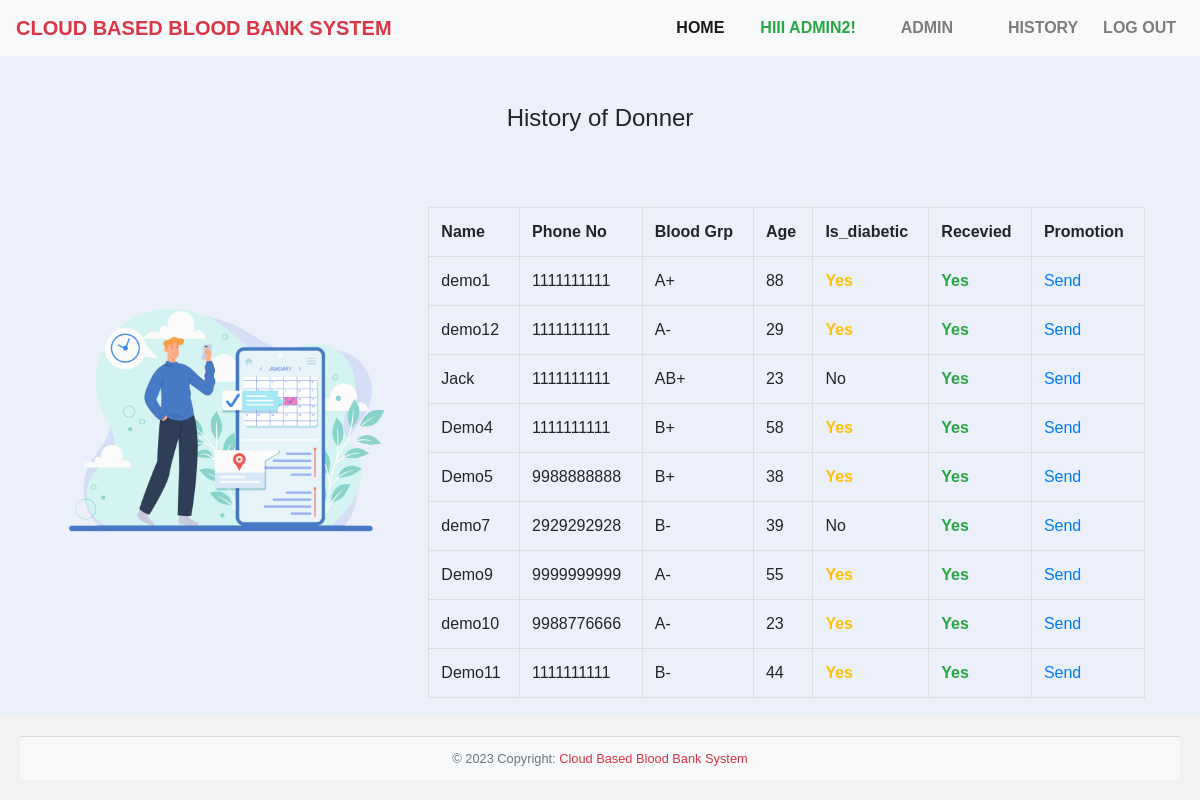
The app's page /BankAdminPageHistory (signed in), older data.
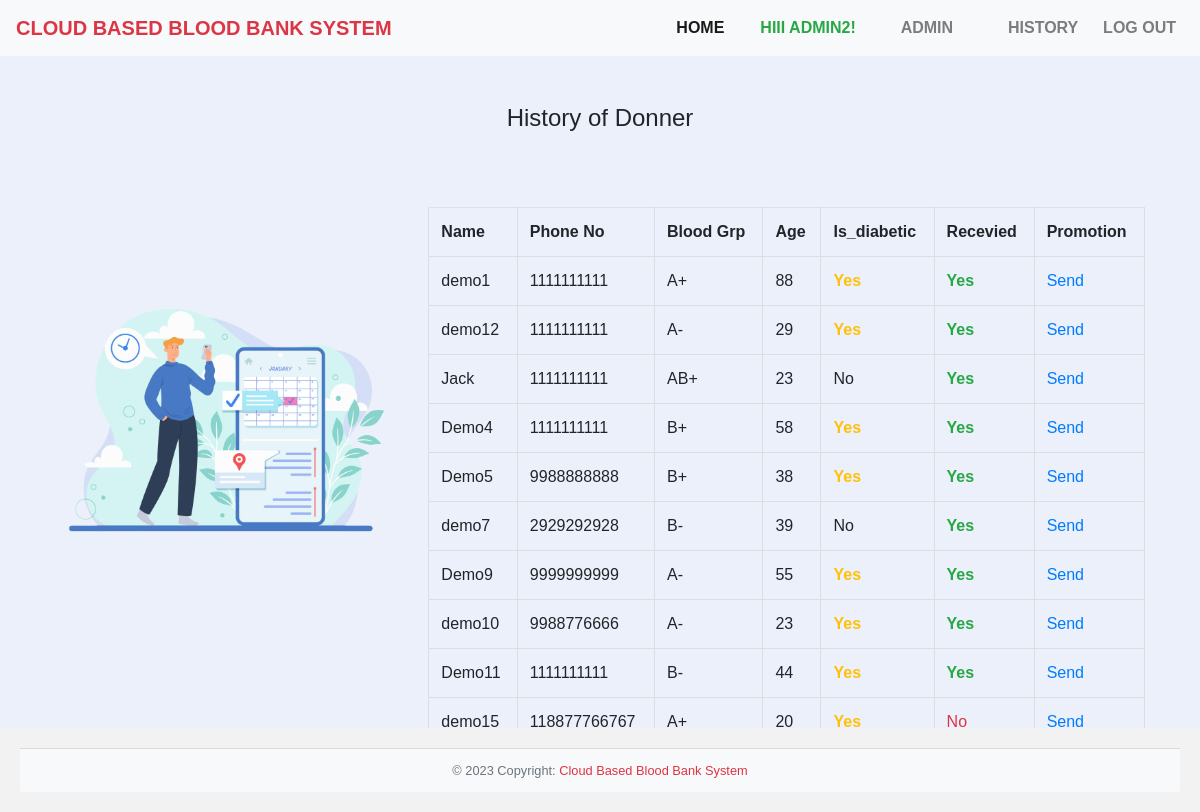
The same page, newer data.
### BankApp/models.py (models this page shows, shortened)
class DonnerModel(models.Model):
    fullname = models.CharField(max_length=100)
    Did = models.ForeignKey(User, on_delete=models.CASCADE)
    phone_no = models.IntegerField()
    BloodGrp = models.CharField(max_length=20)
    Age = models.IntegerField()
    is_diabitic =  models.BooleanField()
    Bid = models.ForeignKey(Banks, on_delete=models.CASCADE)
    donnate_date = models.DateField()
    is_recived_by_bank = models.BooleanField(default=False)
    Secret = models.CharField(max_length=100,default="SGN1ONS")

### BankApp/views.py (the view, shortened to what this page needs)
# urls.py: path("BankAdminPageHistory", views.BankAdminPageHistory, name='BankAdminPageHistory'),
def BankAdminPageHistory(request):
	DonnerData = DonnerModel.objects.all()
	return render (request=request, template_name="BankHistory.html", context={"DonnerData":DonnerData,
									  										 "is_history":False,
							  								})

### templates/BankHistory.html (shortened to what this page needs)
{% extends "base.html" %}
{% load static %}
{% block content %}
<div class="container mb-5">
	<h4 class="text-center mt-5 mb-5">
		History of Donner
	</h4>
	<div class="row">
	  <div class="col-4 align-self-start ">
		<img src="{% static '3961373-removebg-preview.png' %}" class="w-100 mt-5"alt="My image">
	  </div>
	  <div class="col-8 align-self-center">
		{% if request.user.is_staff%}
		<table class="table table-stripped container ">
		  <tr >
			<th>Name</th>
			<th>Phone No</th>
			<th>Blood Grp</th>
			<th>Age</th>
			<th>Is_diabetic</th>
			<th>Recevied</th>
			<th>  Promotion </th>
		  </tr>
		  {% for i in DonnerData %}
			  <form method="POST">
			<tr>
				<td>{{i.fullname}}</td>
				<td>{{i.phone_no}}</td>
				<td>{{i.BloodGrp}}</td>
				<td>{{i.Age}}</td>
				<td>
				{% if i.is_diabitic %}
					<span class="text-warning"><b>Yes</b></span>
				{%else%}
				No
				{%endif%}
				</td>
				<td>
				{% if i.is_recived_by_bank %}
				<span class="text-success">	<b>Yes</b></span>
				{%else%}
				<span class="text-danger">No</span>
				{%endif%}
				</td>
				<td>
					<a href="/send_promotional_email/{{i.id}}" >Send</a>
				</td>
				</form>
			{%endfor%}
		</table>
	  </div>
	</div>
  </div>
{%else%}
<h1> You are not authorize to see this page.</h1>
{%endif%}
{% endblock %}

Row changes from the older to the newer data that the page shows:
added DonnerModel: fullname "demo15", phone_no "118877766767", BloodGrp "A+", Age "20", is_diabitic "Yes", is_recived_by_bank "No"
